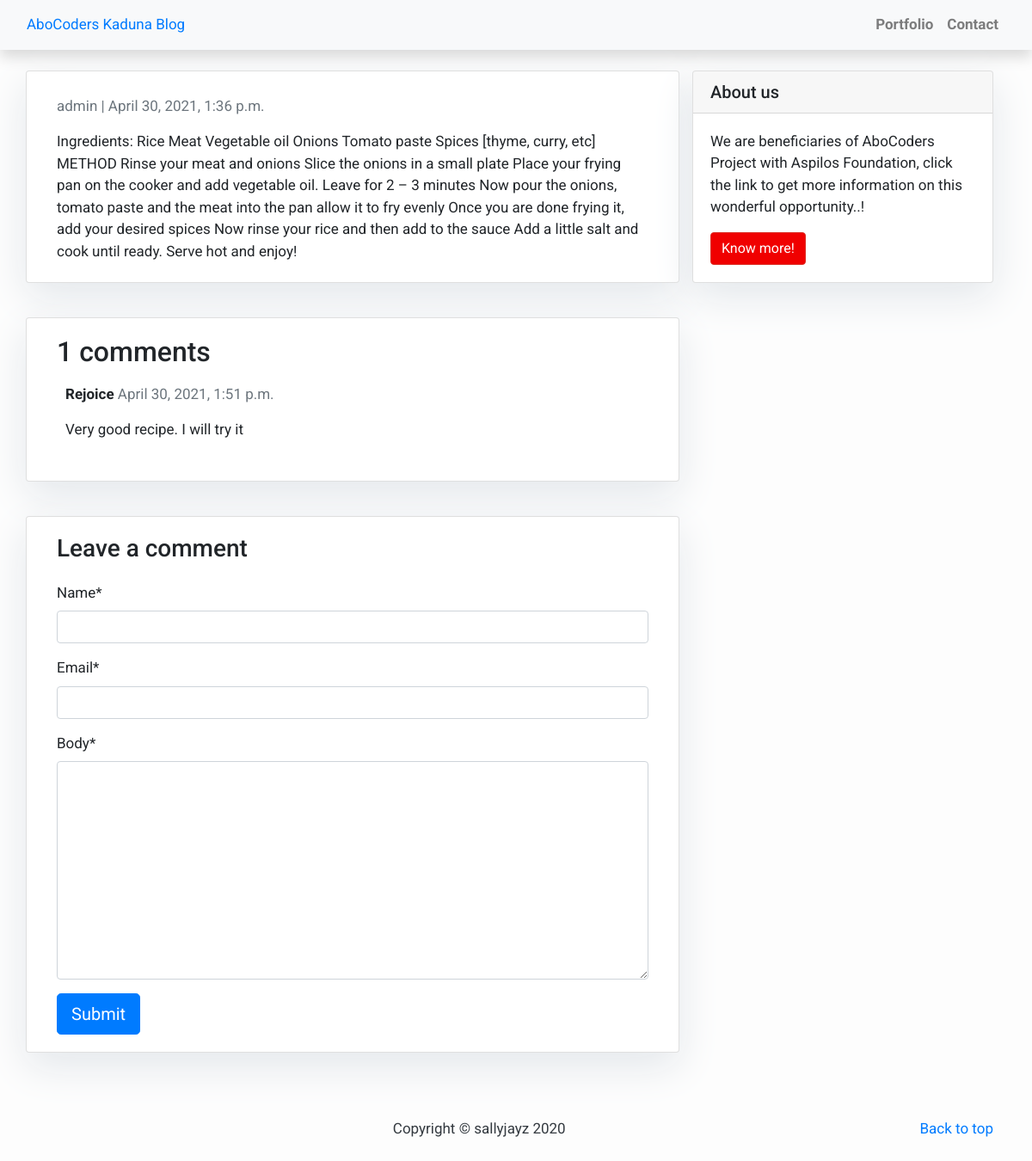
Page /nigerian-jollof-rice/ on the committed database.
### blog/models.py (models this page shows, shortened)
class Post(models.Model):
    title = models.CharField(max_length=200, unique=True)
    slug = models.SlugField(max_length=200, unique=True)
    author = models.ForeignKey(User, on_delete=models.CASCADE, related_name='blog_posts')
    updated_on = models.DateTimeField(auto_now=True)
    content = models.TextField()
    created_on = models.DateTimeField(auto_now_add=True)
    status = models.IntegerField(choices=STATUS, default=0)
    class Meta:
        ordering = ['-created_on']

class Comment(models.Model):
    post = models.ForeignKey(Post, on_delete=models.CASCADE, related_name='comments')
    name = models.CharField(max_length=80)
    email = models.EmailField()
    body = models.TextField()
    created_on = models.DateTimeField(auto_now_add=True)
    active = models.BooleanField(default=False)
    class Meta:
        ordering = ['created_on']

### blog/views.py (the view)
# urls.py: path('<slug:slug>/', views.post_detail, name='post_detail'),
def post_detail(request, slug):
    template_name = 'post_detail.html'
    post = get_object_or_404(Post, slug=slug)
    comments = post.comments.filter(active=True)
    new_comment = None
    if request.method == 'POST':
        comment_form = CommentForm(data=request.POST)
        if comment_form.is_valid():
            new_comment = comment_form.save(commit=False)
            new_comment.post = post
            new_comment.save()
    else:
        comment_form = CommentForm()
    return render(request, template_name, {'post': post,
                                           'comments': comments,
                                           'new_comment': new_comment,
                                           'comment_form': comment_form}, )

### blog/forms.py
class CommentForm(forms.ModelForm):
    class Meta:
        model = Comment
        fields = ('name', 'email', 'body')

### templates/post_detail.html (shortened to what this page needs)
{% extends 'base.html' %}
{% block content %}
{% load crispy_forms_tags %}
    <div class="container">
        <div class="row">
            <div class="col-md-8 card mb-4 mt-4 left top">
                <div class="card-body">
                    <p class="text-muted">{{ post.author }} | {{ post.created_on }}</p>
                    <p class="card-text">{{ post.content | safe}}</p>
                </div>
            </div>
            {% block sidebar %} {% include 'sidebar.html' %} {% endblock sidebar %}
            <div class="col-md-8 card mb-4 mt-3">
                <div class="card-body">
                    <h2>{{ comments.count }} comments</h2>
                    {% for comment in comments %}
                    <div class="comments" style="padding: 10px">
                        <p class="font-weight-bold">
                            {{ comment.name }}
                            <span class="text-muted font-weight-normal">
                                {{ comment.created_on }}
                            </span>
                        </p>
                        {{ comment.body | linebreaks }}
                    </div>
                    {% endfor %}
                </div>
            </div>
            <div class="col-md-8 card mb-4 mt-3">
                <div class="card-body">
                    {% if new_comment %}
                    <div class="alert alert-success" role="alert">
                        Your comment is awaiting moderation
                    </div>
                    {% else %}
                    <h3>Leave a comment</h3>
                    <form method="post" style="margin-top: 1.3em;">
                        {{ comment_form | crispy }}
                        <button type="submit" class="btn btn-primary btn-lg">Submit</button>
                    </form>
                    {% endif %}
                </div>
            </div>
        </div>
    </div>
{% endblock content %}

### templates/base.html (style rules this page uses)
html, body { height: 100%; }
body { font-family: "Roboto", sans-serif; font-size: 17px; background-color: #fdfdfd; }

### templates/sidebar.html (style rules this page uses)
.card { box-shadow: 0 16px 48px #E3E7EB; }

### rows in the picture
Post: author "admin", created_on "April 30, 2021, 1:36 p.m.", content "Ingredients: Rice Meat Vegetable oil Onions Tomato paste Spices [thyme, curry, etc] METHOD Rinse your meat and onions Slice the onions in a small plate Place your frying pan on the cooker and add vegetable oil. Leave for 2 – 3 minutes Now pour the onions, tomato paste and the meat into the pan allow it to fry evenly Once you are done frying it, add your desired spices Now rinse your rice and then add to the sauce Add a little salt and cook until ready. Serve hot and enjoy!"
Comment: name "Rejoice", created_on "April 30, 2021, 1:51 p.m.", body "Very good recipe. I will try it"

### other values in the picture
{{ comments.count }} "1"
